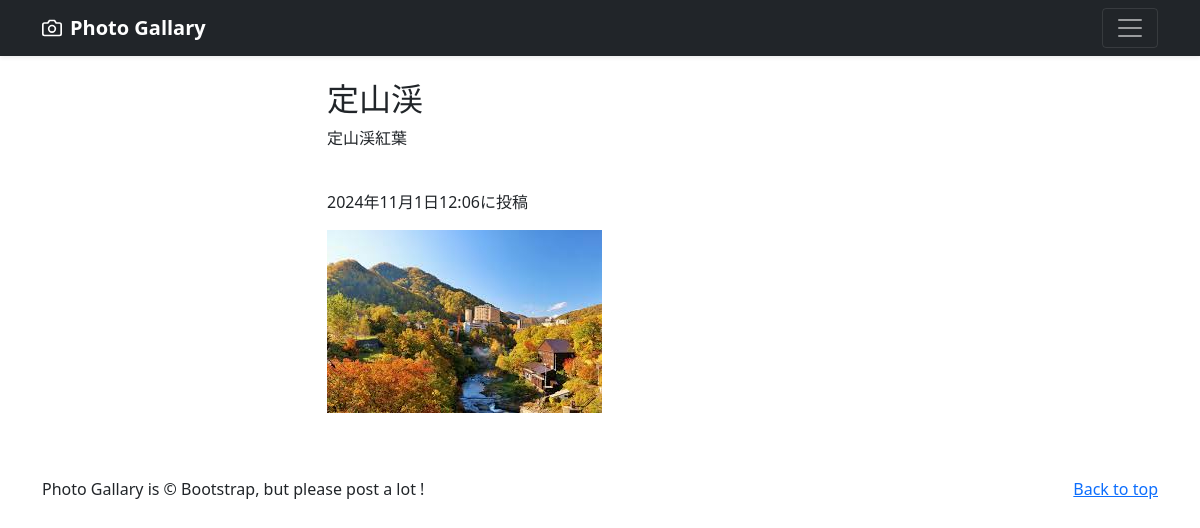
The page /photo_detail/3 (signed in) on the database its author committed.
### photo/models.py (models this page shows, shortened)
class PhotoPost(models.Model):
    user=models.ForeignKey(
        CustomUser,
        verbose_name="ユーザー",
        on_delete=models.CASCADE
    )
    category= models.ForeignKey(
        Category,
        verbose_name='カテゴリ',
        on_delete=models.PROTECT
    )
    title= models.CharField(
        verbose_name='タイトル',
        max_length=200
    )
    comment = models.TextField(
        verbose_name='コメント',
        max_length=200
    )
    image1 = models.ImageField(
        verbose_name='イメージ1',
        upload_to= 'photos'
    )
    image2 = models.ImageField(
        verbose_name='イメージ2',
        upload_to= 'photos',
        blank=True,
        null=True
    )
    posted_at =models.DateTimeField(
        verbose_name='投稿日時',
        auto_now_add=True
    )

### photo/views.py (the view)
# urls.py: path('photo_detail/<int:pk>',views.DetailView.as_view(),name= 'photo_detail'),
class DetailView(DetailView):
    template_name= 'detail.html'
    model= PhotoPost

### photo/templates/detail.html (shortened to what this page needs)
{% extends "base.html" %}
    {%block contents %}
    <br>
    <div class="container">
        <div class ="row" >
            <div class="col offset-3">
                <h2>{{object.title}}</h2>
                <p>{{object.comment}}</p>
                <br>
                <p>{{object.posted_at}}に投稿</p>
                <p><img src="{{object.image1.url}}"></img></p>
            </div>
        </div>
    </div>
    {%endblock%}

### rows shown on the page
PhotoPost: title "定山渓", comment "定山渓紅葉", posted_at "2024年11月1日12:06", image1 (picture)
